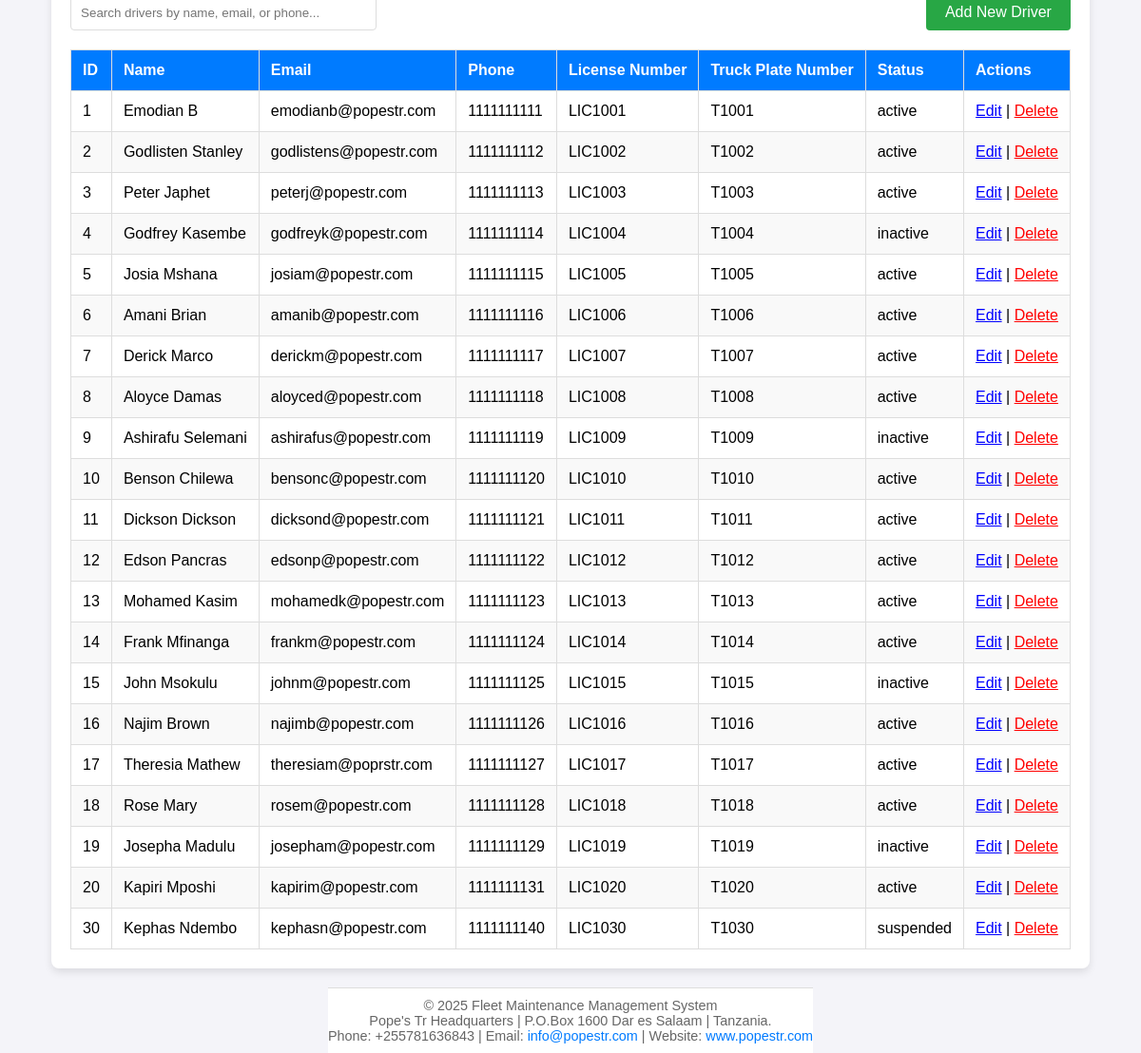
The page /drivers.php on the database its author committed.
### tables this page shows
CREATE TABLE `drivers` (
  `driver_id` int(11) NOT NULL,
  `driver_name` varchar(255) NOT NULL,
  `email` varchar(255) NOT NULL,
  `phone` varchar(20) NOT NULL,
  `license_number` varchar(20) NOT NULL,
  `truck_plate_number` varchar(20) DEFAULT NULL,
  `status` varchar(20) NOT NULL
);

### drivers.php (the view, shortened to what this page needs)
<?php
$conn = new mysqli("localhost", "root", "", "fleet_management");
$query = "
    SELECT driver_id,
           driver_name,
           email,
           phone,
           license_number,
           truck_plate_number,
           status
    FROM drivers
";
$result = $conn->query($query);
?>
<!DOCTYPE html>
<html lang="en">
<head>
    <link rel="stylesheet" href="styles.css">
</head>
<body>
    <div class="dashboard-container">
        <div class="search-bar">
            <input type="text" placeholder="Search drivers by name, email, or phone..." onkeyup="filterTable(this.value)">
            <a href="add-driver.php" class="add-driver-btn">Add New Driver</a>
        </div>
        <table id="driversTable">
            <thead>
                <tr>
                    <th>ID</th>
                    <th>Name</th>
                    <th>Email</th>
                    <th>Phone</th>
                    <th>License Number</th>
                    <th>Truck Plate Number</th>
                    <th>Status</th>
                    <th>Actions</th>
                </tr>
            </thead>
            <tbody>
                <?php if ($result->num_rows > 0): ?>
                    <?php while ($row = $result->fetch_assoc()): ?>
                        <tr>
                            <td><?php echo $row['driver_id']; ?></td>
                            <td><?php echo htmlspecialchars($row['driver_name']); ?></td>
                            <td><?php echo htmlspecialchars($row['email']); ?></td>
                            <td><?php echo htmlspecialchars($row['phone']); ?></td>
                            <td><?php echo htmlspecialchars($row['license_number']); ?></td>
                            <td><?php echo htmlspecialchars($row['truck_plate_number'] ?? 'Unassigned'); ?></td>
                            <td><?php echo htmlspecialchars($row['status']); ?></td>
                            <td>
                                <a href="edit-driver.php?id=<?php echo $row['driver_id']; ?>" style="color: blue;">Edit</a> |
                                <a href="delete-driver.php?id=<?php echo $row['driver_id']; ?>" style="color: red;" onclick="return confirm('Are you sure you want to delete this driver?');">Delete</a>
                            </td>
                        </tr>
                    <?php endwhile; ?>
                <?php else: ?>
                    <tr>
                        <td colspan="8" style="text-align: center;">No drivers found.</td>
                    </tr>
                <?php endif; ?>
            </tbody>
        </table>
    </div>
    <footer>
        © 2025 Fleet Maintenance Management System<br>
        Pope's Tr Headquarters | P.O.Box 1600 Dar es Salaam | Tanzania.<br>
        Phone: +255781636843 | Email: <a href="mailto:info@popestr.com">info@popestr.com</a> | Website: <a href="http://www.popestr.com" target="_blank">www.popestr.com</a>
    </footer>
</body>
</html>

### styles.css (style rules this page uses)
body { font-family: Arial, sans-serif; background-color: #f4f4f4; display: flex; justify-content: center; align-items: center; height: 100vh; margin: 0; }
.dashboard-container { text-align: center; margin-top: 50px; }

### drivers.php (style rules this page uses)
body { font-family: Arial, sans-serif; margin: 0; padding: 0; background-color: #f4f4f9; display: flex; flex-direction: column; min-height: 120vh; }
.dashboard-container { max-width: 1200px; margin: 20px auto; padding: 20px; background: #fff; border-radius: 8px; box-shadow: 0 4px 8px rgba(0, 0, 0, 0.1); flex: 1; }
table { width: 100%; border-collapse: collapse; margin-top: 20px; }
table th, table td { padding: 12px; border: 1px solid #ddd; text-align: left; }
table th { background-color: #007BFF; color: white; }
table tr:nth-child(even) { background-color: #f9f9f9; }
.search-bar { margin-bottom: 20px; display: flex; justify-content: space-between; align-items: center; }
.search-bar input { padding: 10px; width: 300px; border: 1px solid #ddd; border-radius: 4px; }
.add-driver-btn { padding: 10px 20px; background-color: #28a745; color: white; text-decoration: none; border-radius: 4px; transition: background-color 0.3s; }
footer { text-align: center; font-size: 0.9rem; color: #666; background-color: #fff; padding: 10px 0; border-top: 1px solid #ddd; margin-top: auto; }
footer a { color: #007BFF; text-decoration: none; }

### rows shown on the page
drivers: driver_id "1", driver_name "Emodian B", email "emodianb@popestr.com", phone "1111111111", license_number "LIC1001", truck_plate_number "T1001", status "active"
drivers: driver_id "2", driver_name "Godlisten Stanley", email "godlistens@popestr.com", phone "1111111112", license_number "LIC1002", truck_plate_number "T1002", status "active"
drivers: driver_id "3", driver_name "Peter Japhet", email "peterj@popestr.com", phone "1111111113", license_number "LIC1003", truck_plate_number "T1003", status "active"
drivers: driver_id "4", driver_name "Godfrey Kasembe", email "godfreyk@popestr.com", phone "1111111114", license_number "LIC1004", truck_plate_number "T1004", status "inactive"
drivers: driver_id "5", driver_name "Josia Mshana", email "josiam@popestr.com", phone "1111111115", license_number "LIC1005", truck_plate_number "T1005", status "active"
drivers: driver_id "6", driver_name "Amani Brian", email "amanib@popestr.com", phone "1111111116", license_number "LIC1006", truck_plate_number "T1006", status "active"
drivers: driver_id "7", driver_name "Derick Marco", email "derickm@popestr.com", phone "1111111117", license_number "LIC1007", truck_plate_number "T1007", status "active"
drivers: driver_id "8", driver_name "Aloyce Damas", email "aloyced@popestr.com", phone "1111111118", license_number "LIC1008", truck_plate_number "T1008", status "active"
drivers: driver_id "9", driver_name "Ashirafu Selemani", email "ashirafus@popestr.com", phone "1111111119", license_number "LIC1009", truck_plate_number "T1009", status "inactive"
drivers: driver_id "10", driver_name "Benson Chilewa", email "bensonc@popestr.com", phone "1111111120", license_number "LIC1010", truck_plate_number "T1010", status "active"
drivers: driver_id "11", driver_name "Dickson Dickson", email "dicksond@popestr.com", phone "1111111121", license_number "LIC1011", truck_plate_number "T1011", status "active"
drivers: driver_id "12", driver_name "Edson Pancras", email "edsonp@popestr.com", phone "1111111122", license_number "LIC1012", truck_plate_number "T1012", status "active"
drivers: driver_id "13", driver_name "Mohamed Kasim", email "mohamedk@popestr.com", phone "1111111123", license_number "LIC1013", truck_plate_number "T1013", status "active"
drivers: driver_id "14", driver_name "Frank Mfinanga", email "frankm@popestr.com", phone "1111111124", license_number "LIC1014", truck_plate_number "T1014", status "active"
drivers: driver_id "15", driver_name "John Msokulu", email "johnm@popestr.com", phone "1111111125", license_number "LIC1015", truck_plate_number "T1015", status "inactive"
drivers: driver_id "16", driver_name "Najim Brown", email "najimb@popestr.com", phone "1111111126", license_number "LIC1016", truck_plate_number "T1016", status "active"
drivers: driver_id "17", driver_name "Theresia Mathew", email "theresiam@poprstr.com", phone "1111111127", license_number "LIC1017", truck_plate_number "T1017", status "active"
drivers: driver_id "18", driver_name "Rose Mary", email "rosem@popestr.com", phone "1111111128", license_number "LIC1018", truck_plate_number "T1018", status "active"
drivers: driver_id "19", driver_name "Josepha Madulu", email "josepham@popestr.com", phone "1111111129", license_number "LIC1019", truck_plate_number "T1019", status "inactive"
drivers: driver_id "20", driver_name "Kapiri Mposhi", email "kapirim@popestr.com", phone "1111111131", license_number "LIC1020", truck_plate_number "T1020", status "active"
drivers: driver_id "30", driver_name "Kephas Ndembo", email "kephasn@popestr.com", phone "1111111140", license_number "LIC1030", truck_plate_number "T1030", status "suspended"
